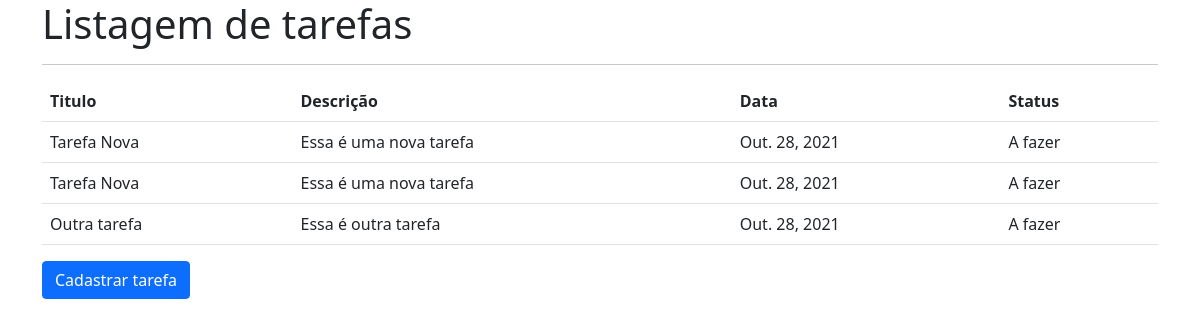
Page /app/listar_tarefas on the committed database.
### app/models.py (models this page shows)
class Tarefa(models.Model):
    STATUS_CHOICES = [
        (1, 'A fazer'),
        (2, 'Fazendo'),
        (3, 'Concluido')
    ]
    titulo = models.CharField(max_length=100, null=False, blank=False)
    descricao = models.TextField(null=False, blank=False)
    data = models.DateField(null=False, blank=False)
    status = models.IntegerField(choices=STATUS_CHOICES, null=False, blank=False)

### app/views.py (the view)
# urls.py: path('listar_tarefas', listar_tarefas, name='listar_tarefas')
def listar_tarefas(request):
    tarefas = Tarefa.objects.all()
    return render(request, 'listar_tarefas.html', {'tarefas': tarefas})

### app/templates/listar_tarefas.html
{% extends 'base.html' %}
{%block conteudo%}
<h1>Listagem de tarefas</h1>
<hr>
<table class="table">
    <tr>
        <th>Titulo</th>
        <th>Descrição</th>
        <th>Data</th>
        <th>Status</th>
    </tr>
    {% for tarefa in tarefas %}
    <tr>
        <td>{{tarefa.titulo}}</td>
        <td>{{tarefa.descricao}}</td>
        <td>{{tarefa.data}}</td>
        <td>{{tarefa.get_status_display}}</td>
    </tr>
    {% endfor %}
</table>
<a href="{% url 'cadastrar_tarefa' %}" class="btn btn-primary">Cadastrar tarefa</a>
{%endblock conteudo%}

### app/templates/base.html (shortened to what this page needs)
<!doctype html>
<html lang="en">
<head>
    <link rel="stylesheet" href="https://cdn.jsdelivr.net/npm/bootstrap@5.1.3/dist/css/bootstrap.min.css">
</head>
<body class="container">
{%block conteudo%}
{%endblock conteudo%}
</body>
</html>

### rows in the picture
Tarefa: titulo "Tarefa Nova", descricao "Essa é uma nova tarefa", data "Out. 28, 2021", status "A fazer"
Tarefa: titulo "Tarefa Nova", descricao "Essa é uma nova tarefa", data "Out. 28, 2021", status "A fazer"
Tarefa: titulo "Outra tarefa", descricao "Essa é outra tarefa", data "Out. 28, 2021", status "A fazer"
